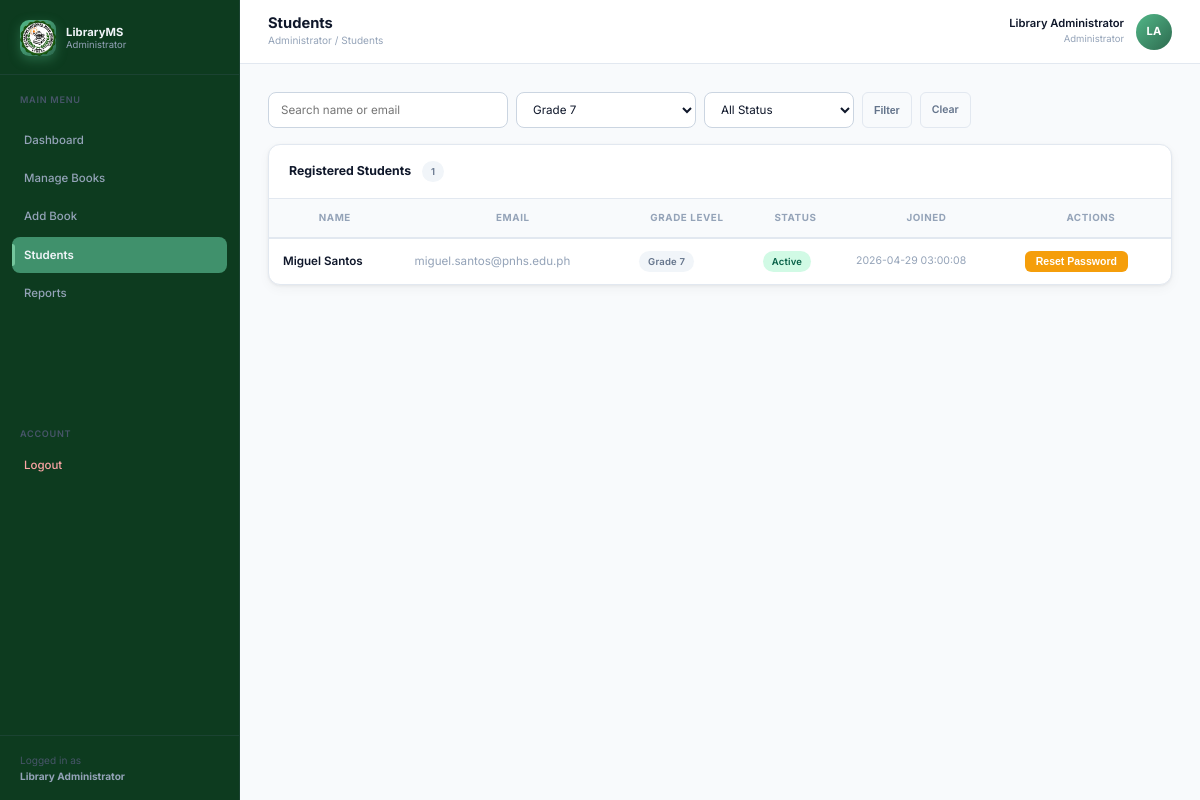
Page /admin/manage-users.php?grade_level=Grade 7 (signed in) on the committed database.
### tables this page shows
CREATE TABLE IF NOT EXISTS users (
    id INT AUTO_INCREMENT PRIMARY KEY,
    fullname VARCHAR(150) NOT NULL,
    email VARCHAR(150) NOT NULL UNIQUE,
    lrn VARCHAR(50) DEFAULT NULL,
    password VARCHAR(255) NOT NULL,
    grade_level VARCHAR(20) DEFAULT NULL,
    role ENUM('superadmin', 'admin', 'student') NOT NULL DEFAULT 'student',
    is_active TINYINT(1) NOT NULL DEFAULT 1,
    created_at TIMESTAMP DEFAULT CURRENT_TIMESTAMP,
    CONSTRAINT chk_users_lrn_12_digits CHECK (lrn IS NULL OR (CHAR_LENGTH(lrn) = 12 AND lrn REGEXP '^[0-9]{12}$'))
);

### config/config.php (called while the page is built, shortened)
<?php
function e(string $value): string
{
    return htmlspecialchars($value, ENT_QUOTES, 'UTF-8');
}

### admin/manage-users.php (the view, shortened to what this page needs)
<?php
require_once __DIR__ . '/../config/auth.php';
require_once __DIR__ . '/../config/admin_layout.php';
$search = trim((string) ($_GET['search'] ?? ''));
$gradeLevel = trim((string) ($_GET['grade_level'] ?? ''));
$status = trim((string) ($_GET['status'] ?? ''));
$sql = "SELECT id, fullname, email, grade_level, created_at, is_active FROM users WHERE role = 'student'";
$params = [];
if ($gradeLevel !== '') {
    $sql .= " AND grade_level = :grade_level";
    $params[':grade_level'] = $gradeLevel;
}
$sql .= " ORDER BY created_at DESC";
$stmt = $pdo->prepare($sql);
$stmt->execute($params);
$students = $stmt->fetchAll();
$levels = $pdo->query("SELECT DISTINCT grade_level FROM users WHERE role = 'student' AND grade_level IS NOT NULL AND grade_level != '' ORDER BY grade_level ASC")->fetchAll(PDO::FETCH_COLUMN);
?>
<form method="GET" style="margin-bottom:16px;">
    <div class="d-flex gap-2" style="flex-wrap:wrap;">
        <input class="form-control" style="max-width:240px;" name="search"
               placeholder="Search name or email"
               value="<?php echo e($search); ?>">
        <select class="form-select" style="max-width:180px;" name="grade_level">
            <?php foreach ($levels as $level): ?>
                <option value="<?php echo e((string) $level); ?>"
                    <?php echo $gradeLevel === (string) $level ? 'selected' : ''; ?>>
                    <?php echo e((string) $level); ?>
                </option>
            <?php endforeach; ?>
        </select>
        <select class="form-select" style="max-width:150px;" name="status">
            <option value="">All Status</option>
        </select>
        <button class="btn btn-ghost btn-sm" type="submit">Filter</button>
        <?php if ($search !== '' || $gradeLevel !== '' || $status !== ''): ?>
        <a href="manage-users.php" class="btn btn-ghost btn-sm">Clear</a>
        <?php endif; ?>
    </div>
</form>
<div class="data-card">
    <div class="data-card-header">
        <div class="data-card-title">
            Registered Students
            <span class="badge badge-muted" style="margin-left:8px;"><?php echo count($students); ?></span>
        </div>
    </div>
    <div class="table-responsive">
        <table class="admin-table">
            <thead>
                <tr>
                    <th>Name</th>
                    <th>Email</th>
                    <th>Grade Level</th>
                    <th>Status</th>
                    <th>Joined</th>
                    <th>Actions</th>
                </tr>
            </thead>
            <tbody>
            <?php if (empty($students)): ?>
                <tr><td colspan="6">
                    <div class="empty-state">
                        <div class="empty-state-title">No students yet</div>
                        <div class="empty-state-desc">Students will appear here once they register.</div>
                    </div>
                </td></tr>
            <?php else: ?>
                <?php foreach ($students as $student): ?>
                <tr>
                    <td class="fw-600"><?php echo e($student['fullname']); ?></td>
                    <td class="text-muted"><?php echo e($student['email']); ?></td>
                    <td>
                        <?php if (!empty($student['grade_level'])): ?>
                        <span class="badge badge-muted"><?php echo e($student['grade_level']); ?></span>
                        <?php else: ?>
                        <span class="text-muted">—</span>
                        <?php endif; ?>
                    </td>
                    <td>
                        <?php if ((int) $student['is_active'] === 1): ?>
                        <span class="badge badge-success">Active</span>
                        <?php else: ?>
                        <span class="badge badge-muted">Inactive</span>
                        <?php endif; ?>
                    </td>
                    <td class="text-muted text-sm"><?php echo e($student['created_at']); ?></td>
                    <td>
                        <form method="POST" class="d-inline-flex" onsubmit="return confirm('Reset password for <?php echo addslashes($student['fullname']); ?>?');">
                            <button type="submit" class="btn btn-warning btn-sm" style="color: #fff;">Reset Password</button>
                        </form>
                    </td>
                </tr>
                <?php endforeach; ?>
            <?php endif; ?>
            </tbody>
        </table>
    </div>
</div>

### assets/css/admin.css (style rules this page uses)
*, *::before, *::after { box-sizing: border-box; margin: 0; padding: 0; }
:root { --brand-50: #edf5e1; --brand-100: #d8f3dc; --brand-200: #b7e4c7; --brand-400: #74c69d; --brand-500: #52b788; --brand-600: #40916c; --brand-700: #2d6a4f; --brand-800: #1b4332; --brand-900: #0d3b1f; --sidebar-bg: #0d3b1f; --sidebar-border: #1b4332; --sidebar-hover: #2d6a4f; --sidebar-active: #40916c; --sidebar-text: #94a3b8; --sidebar-text-act: #f1f5f9; --sidebar-icon: #64748b; --sidebar-width: 240px; --page-bg: #f8fafc; --topbar-bg: #ffffff; --topbar-h: 64px; --card-bg: #ffffff; --card-border: #e2e8f0; --card-radius: 12px; --card-shadow: 0 1px 3px rgba(0,0,0,.06), 0 4px 12px rgba(0,0,0,.04); --card-shadow-hover: 0 4px 16px rgba(0,0,0,.1); --text-primary: #0f172a; --text-secondary: #64748b; --text-muted: #94a3b8; --success: #10b981; --success-bg: #d1fae5; --warning: #f59e0b; --warning-bg: #fef3c7; --danger: #ef4444; --danger-bg: #fee2e2; --info: #06b6d4; --info-bg: #cffafe; --input-border: #cbd5e1; --input-focus: #52b788; --input-radius: 8px; }
html { font-size: 14px; }
body { font-family: 'Inter', system-ui, -apple-system, sans-serif; background: var(--page-bg); color: var(--text-primary); line-height: 1.6; min-height: 100vh; }
.data-card { background: var(--card-bg); border: 1px solid var(--card-border); border-radius: var(--card-radius); box-shadow: var(--card-shadow); overflow: hidden; }
.data-card-header { display: flex; align-items: center; justify-content: space-between; padding: 16px 20px; border-bottom: 1px solid var(--card-border); gap: 12px; flex-wrap: wrap; }
.data-card-title { font-size: .88rem; font-weight: 700; color: var(--text-primary); }
.admin-table { width: 100%; border-collapse: collapse; font-size: .83rem; }
.admin-table thead tr { background: #f8fafc; border-bottom: 2px solid var(--card-border); }
.admin-table thead th { padding: 11px 14px; font-size: .7rem; font-weight: 700; text-transform: uppercase; letter-spacing: .06em; color: var(--text-muted); white-space: nowrap; }
.admin-table tbody tr { border-bottom: 1px solid #f1f5f9; transition: background .12s; }
.admin-table tbody tr:last-child { border-bottom: none; }
.admin-table td { padding: 12px 14px; vertical-align: middle; color: var(--text-primary); }
.admin-table td.text-muted { color: var(--text-muted); }
.table-responsive { overflow-x: auto; -webkit-overflow-scrolling: touch; }
.badge { display: inline-flex; align-items: center; gap: 4px; font-size: .68rem; font-weight: 600; padding: 3px 9px; border-radius: 20px; letter-spacing: .02em; }
.badge-success { background: var(--success-bg); color: #065f46; }
.badge-muted { background: #f1f5f9; color: #64748b; }
.btn { display: inline-flex; align-items: center; gap: 6px; padding: 8px 16px; border-radius: 8px; font-size: .8rem; font-weight: 600; border: none; cursor: pointer; transition: all .15s ease; text-decoration: none; line-height: 1; }
.btn-warning { background: var(--warning); color: #fff; }
.btn-ghost { background: transparent; color: var(--text-secondary); border: 1px solid var(--card-border); }
.btn-sm { padding: 5px 11px; font-size: .75rem; border-radius: 6px; }
.form-control, .form-select { width: 100%; padding: 9px 12px; border: 1px solid var(--input-border); border-radius: var(--input-radius); font-size: .83rem; color: var(--text-primary); background: #fff; transition: border-color .15s, box-shadow .15s; font-family: inherit; outline: none; }
.d-flex { display: flex; }
.d-inline-flex { display: inline-flex; }
.gap-2 { gap: 8px; }
.text-sm { font-size: .75rem; }
.text-muted { color: var(--text-muted) !important; }
.fw-600 { font-weight: 600; }

### rows in the picture
users: fullname "Miguel Santos", email "miguel.santos@pnhs.edu.ph", grade_level "Grade 7", is_active "Active", created_at "2026-04-29 03:00:08"

### other values in the picture
$sidebarRole "Administrator"
$link['label'] "Dashboard"
$link['label'] "Manage Books"
$link['label'] "Add Book"
$link['label'] "Students"
$link['label'] "Reports"
$currentUser "Library Administrator"
$pageTitle "Students"
$breadcrumb "Administrator / Students"
$initials "LA"
count($students) "1"
form field grade_level "Grade 7"
